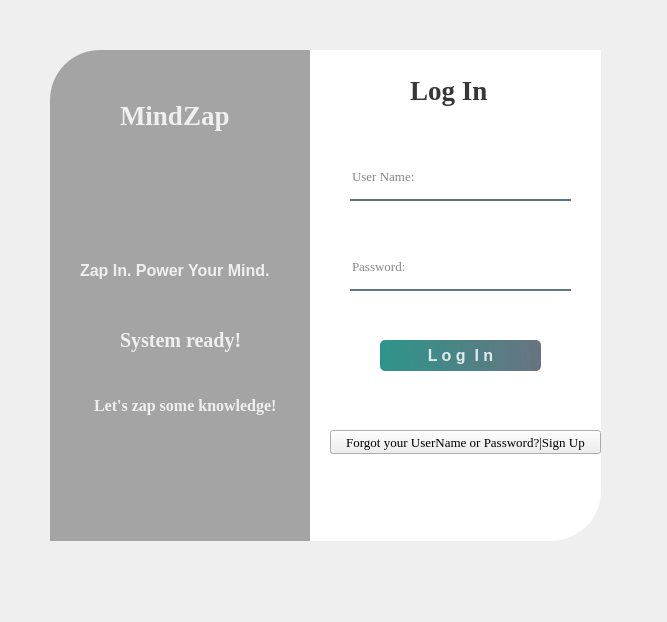
<?xml version="1.0" encoding="UTF-8"?>
<ui version="4.0">
 <class>Form</class>
 <widget class="QWidget" name="Form">
  <property name="geometry">
   <rect>
    <x>0</x>
    <y>0</y>
    <width>667</width>
    <height>622</height>
   </rect>
  </property>
  <property name="windowTitle">
   <string>Form</string>
  </property>
  <widget class="QWidget" name="widget" native="true">
   <property name="geometry">
    <rect>
     <x>20</x>
     <y>10</y>
     <width>611</width>
     <height>581</height>
    </rect>
   </property>
   <property name="styleSheet">
    <string notr="true">
QPushButton#pushButton {
    background-color: qlineargradient(spread:pad, x1:0, y1:0.505682, x2:1, y2:0.477, stop:0 rgba(11, 131, 120, 219), stop:1 rgba(85, 98, 112, 226));
    color: rgba(255, 255, 255, 210);
    border-radius: 5px;
}

QPushButton#pushButton:hover {
    background-color: qlineargradient(spread:pad, x1:0, y1:0.505682, x2:1, y2:0.477, stop:0 rgba(150, 123, 111, 219), stop:1 rgba(85, 81, 84, 226));
}

QPushButton#pushButton:pressed {
    padding-left: 5px;
    padding-top: 5px;
    background-color: rgba(150, 123, 111, 255);
}

/* Styling for the Register Button (assuming objectName is registerButton) */
QPushButton#registerButton {
    background-color: qlineargradient(spread:pad, x1:0, y1:0.505682, x2:1, y2:0.477, stop:0 rgba(11, 131, 120, 219), stop:1 rgba(85, 98, 112, 226)); /* Teal to Green gradient */
    color: rgba(255, 255, 255, 210); /* White text color */
    border-radius: 5px; /* Rounded corners */
    border: none; /* No border */
}

QPushButton#registerButton:hover {
    background-color: qlineargradient(spread:pad, x1:0, y1:0.505682, x2:1, y2:0.477, stop:0 rgba(150, 123, 111, 219), stop:1 rgba(85, 81, 84, 226)); 
}

QPushButton#registerButton:pressed {
    padding-left: 5px;
    padding-top: 5px;
    background-color: rgba(150, 123, 111, 255); 
}</string>
   </property>
   <widget class="QLabel" name="label">
    <property name="geometry">
     <rect>
      <x>30</x>
      <y>40</y>
      <width>280</width>
      <height>491</height>
     </rect>
    </property>
    <property name="styleSheet">
     <string notr="true">border-image: url(:/image/Users/DELL/Desktop/MindZap/background.jpeg);
border-top-left-radius:50px;</string>
    </property>
    <property name="text">
     <string/>
    </property>
   </widget>
   <widget class="QLabel" name="label_2">
    <property name="geometry">
     <rect>
      <x>30</x>
      <y>40</y>
      <width>281</width>
      <height>491</height>
     </rect>
    </property>
    <property name="styleSheet">
     <string notr="true">background-color:rgba(0,0,0,80);
border-top-left-radius:50px;</string>
    </property>
    <property name="text">
     <string/>
    </property>
   </widget>
   <widget class="QLabel" name="label_3">
    <property name="geometry">
     <rect>
      <x>290</x>
      <y>40</y>
      <width>291</width>
      <height>491</height>
     </rect>
    </property>
    <property name="font">
     <font>
      <pointsize>12</pointsize>
      <bold>true</bold>
     </font>
    </property>
    <property name="styleSheet">
     <string notr="true">background-color:rgba(255,255,255,255);
border-bottom-right-radius:50px;</string>
    </property>
    <property name="text">
     <string/>
    </property>
   </widget>
   <widget class="QLabel" name="label_4">
    <property name="geometry">
     <rect>
      <x>390</x>
      <y>60</y>
      <width>121</width>
      <height>41</height>
     </rect>
    </property>
    <property name="font">
     <font>
      <family>Times New Roman</family>
      <pointsize>20</pointsize>
      <bold>true</bold>
     </font>
    </property>
    <property name="styleSheet">
     <string notr="true">color:rgba(0,0,0,200);</string>
    </property>
    <property name="text">
     <string>Log In</string>
    </property>
   </widget>
   <widget class="QLineEdit" name="lineEdit">
    <property name="geometry">
     <rect>
      <x>330</x>
      <y>150</y>
      <width>221</width>
      <height>41</height>
     </rect>
    </property>
    <property name="font">
     <font>
      <family>Times New Roman</family>
      <pointsize>10</pointsize>
     </font>
    </property>
    <property name="styleSheet">
     <string notr="true">background-color:rgba(0,0,0,0);
border: none;
border-bottom:2px solid rgba(46,82,101,200);
color:rgba(0,0,0,240);
padding-bottom:7px;
</string>
    </property>
    <property name="placeholderText">
     <string>User Name:</string>
    </property>
   </widget>
   <widget class="QLineEdit" name="lineEdit_2">
    <property name="geometry">
     <rect>
      <x>330</x>
      <y>240</y>
      <width>221</width>
      <height>41</height>
     </rect>
    </property>
    <property name="font">
     <font>
      <family>Times New Roman</family>
      <pointsize>10</pointsize>
     </font>
    </property>
    <property name="styleSheet">
     <string notr="true">background-color:rgba(0,0,0,0);
border: none;
border-bottom:2px solid rgba(46,82,101,200);
color:rgba(0,0,0,240);
padding-bottom:7px;
</string>
    </property>
    <property name="echoMode">
     <enum>QLineEdit::EchoMode::Normal</enum>
    </property>
    <property name="placeholderText">
     <string>Password:</string>
    </property>
   </widget>
   <widget class="QPushButton" name="pushButton">
    <property name="geometry">
     <rect>
      <x>360</x>
      <y>330</y>
      <width>161</width>
      <height>31</height>
     </rect>
    </property>
    <property name="font">
     <font>
      <pointsize>12</pointsize>
      <bold>true</bold>
     </font>
    </property>
    <property name="text">
     <string>L o g  I n</string>
    </property>
   </widget>
   <widget class="QLabel" name="label_7">
    <property name="geometry">
     <rect>
      <x>100</x>
      <y>70</y>
      <width>141</width>
      <height>71</height>
     </rect>
    </property>
    <property name="font">
     <font>
      <family>Times New Roman</family>
      <pointsize>20</pointsize>
      <bold>true</bold>
     </font>
    </property>
    <property name="styleSheet">
     <string notr="true">color:rgba(255,255,255,210);</string>
    </property>
    <property name="text">
     <string>MindZap</string>
    </property>
   </widget>
   <widget class="QLabel" name="label_8">
    <property name="geometry">
     <rect>
      <x>60</x>
      <y>190</y>
      <width>211</width>
      <height>141</height>
     </rect>
    </property>
    <property name="font">
     <font>
      <pointsize>12</pointsize>
      <bold>true</bold>
     </font>
    </property>
    <property name="styleSheet">
     <string notr="true">color:rgba(255,255,255,210);</string>
    </property>
    <property name="text">
     <string>Zap In. Power Your Mind.</string>
    </property>
   </widget>
   <widget class="QLabel" name="label_9">
    <property name="geometry">
     <rect>
      <x>100</x>
      <y>310</y>
      <width>121</width>
      <height>41</height>
     </rect>
    </property>
    <property name="font">
     <font>
      <family>Times New Roman</family>
      <pointsize>15</pointsize>
      <bold>true</bold>
     </font>
    </property>
    <property name="styleSheet">
     <string notr="true">color:rgba(255,255,255,210);</string>
    </property>
    <property name="text">
     <string>System ready!</string>
    </property>
   </widget>
   <widget class="QLabel" name="label_10">
    <property name="geometry">
     <rect>
      <x>70</x>
      <y>380</y>
      <width>211</width>
      <height>31</height>
     </rect>
    </property>
    <property name="font">
     <font>
      <family>Times New Roman</family>
      <pointsize>12</pointsize>
      <bold>true</bold>
     </font>
    </property>
    <property name="styleSheet">
     <string notr="true">color:rgba(255,255,255,210);</string>
    </property>
    <property name="text">
     <string> Let's zap some knowledge!</string>
    </property>
   </widget>
   <widget class="QPushButton" name="forgotPasswordLabel_2">
    <property name="geometry">
     <rect>
      <x>310</x>
      <y>420</y>
      <width>271</width>
      <height>24</height>
     </rect>
    </property>
    <property name="font">
     <font>
      <family>Times New Roman</family>
      <pointsize>10</pointsize>
      <bold>false</bold>
     </font>
    </property>
    <property name="text">
     <string>Forgot your UserName or Password?|Sign Up</string>
    </property>
   </widget>
  </widget>
 </widget>
 <resources>
  <include location="../../../../Qt/6.8.1/mingw_64/bin/res.qrc"/>
 </resources>
 <connections/>
</ui>
